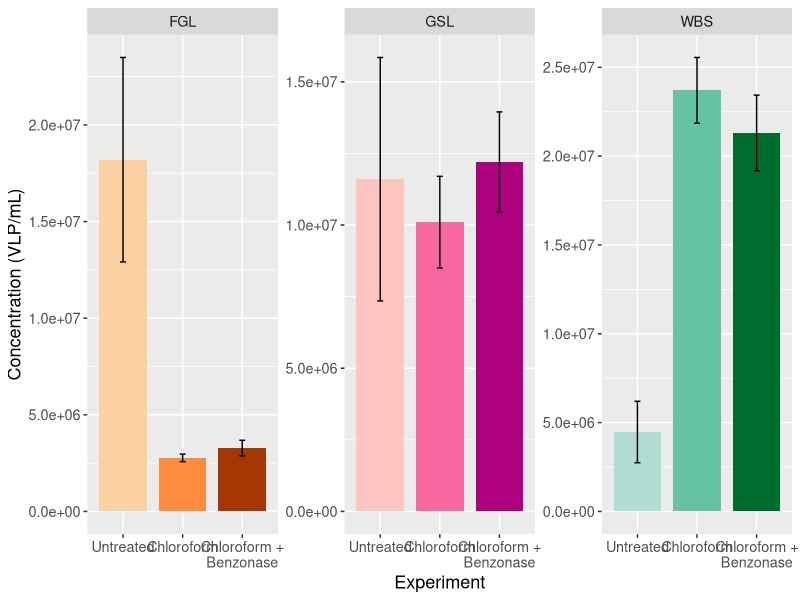
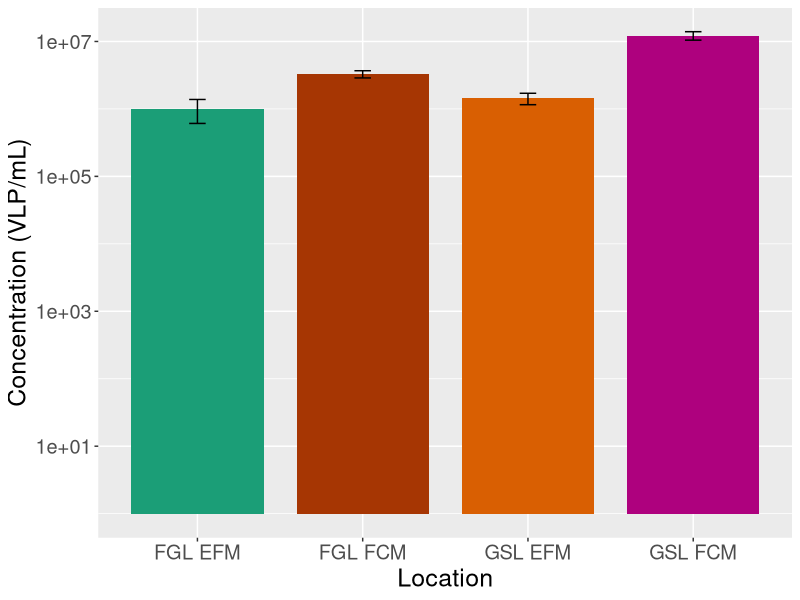
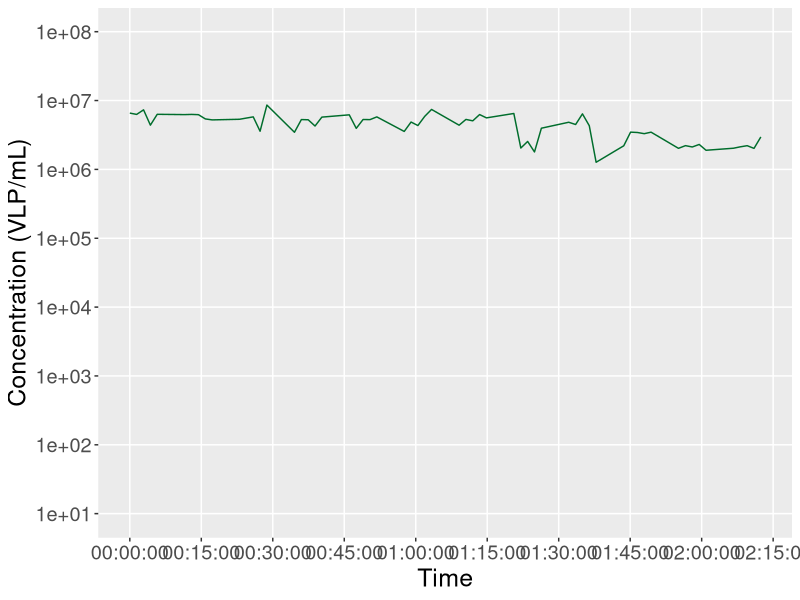
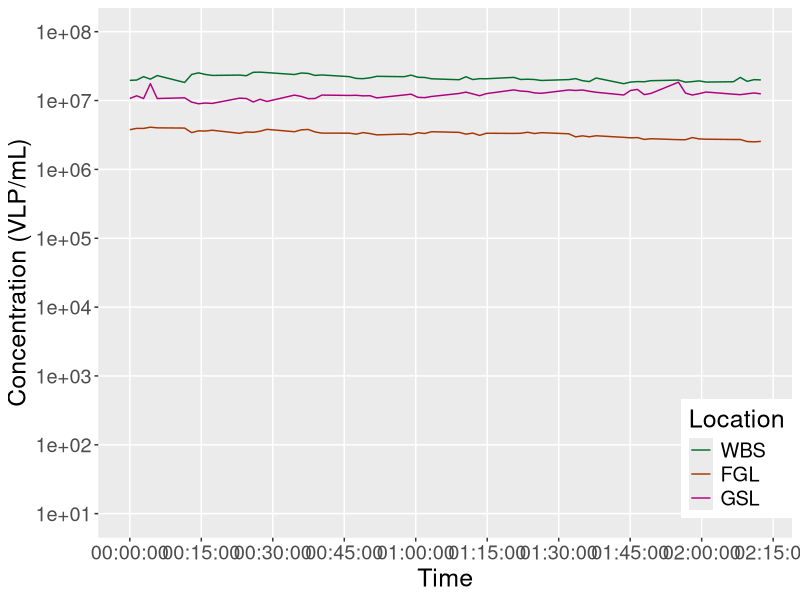
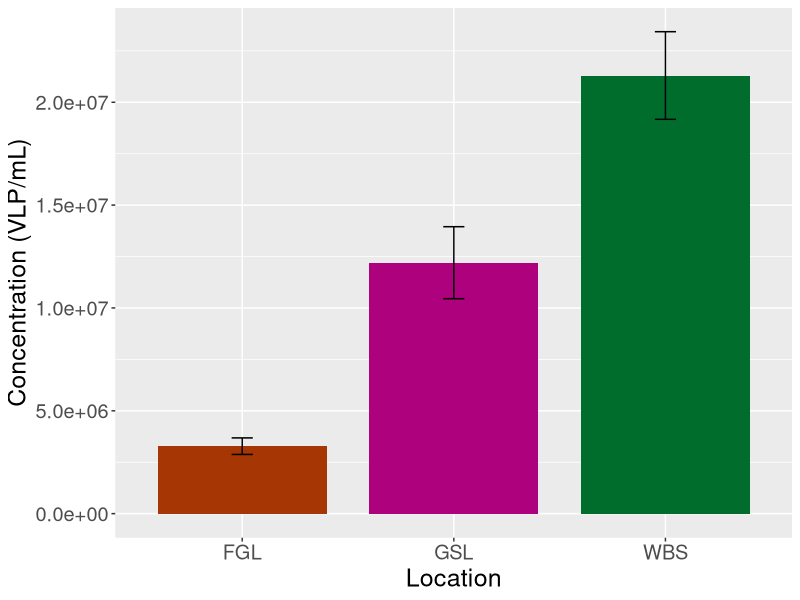
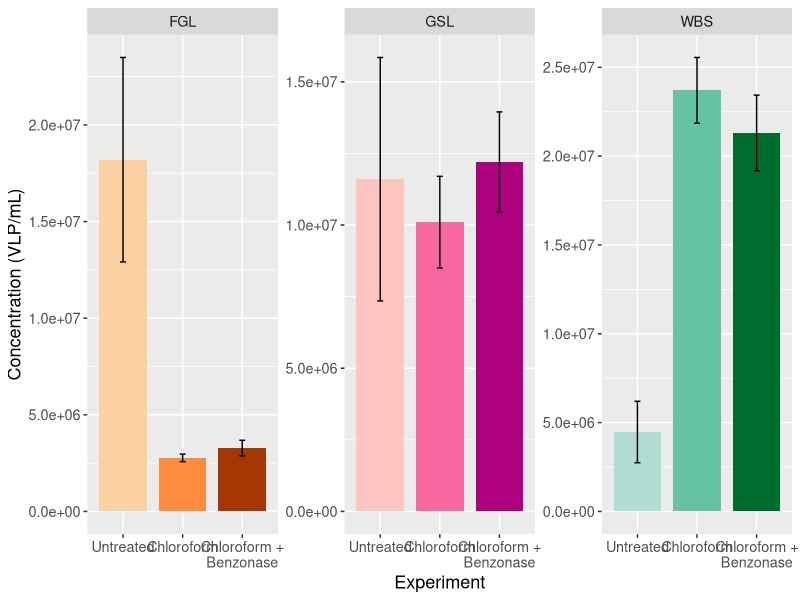
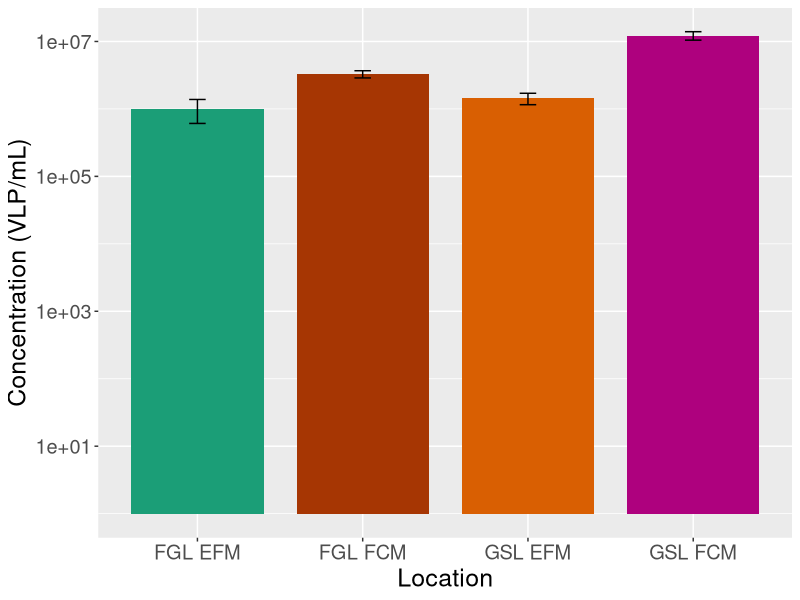
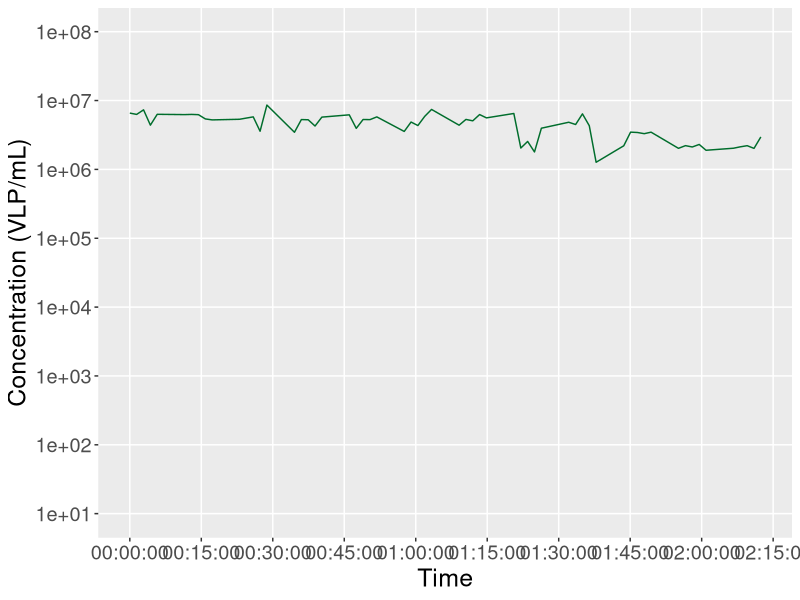

Write R code to recreate these figures, in order.
## ---- chunk 1
knitr::opts_chunk$set(echo = TRUE)
## ---- chunk 2
library(ggplot2)
library(scales)
library(dplyr)
## ---- chunk 3
avgs <- read.csv('CSVs/averages_plots.csv')
times <- read.csv('CSVs/time_course.csv')
times <- times %>% mutate(Time.Series = as.POSIXct(Time.Series, format = "%H:%M:%S"))
efm <- read.csv('CSVs/FCM-EFM_averages.csv')
## ---- chunk 4
# Reorder data and define colors
level_order <- c('U', 'C', 'C-B') 
colors <- c("#FD8D3C", "#A63603", "#FDD0A2",  "#F768A1", "#AE017E", "#FCC5C0", "#66C2A4", "#006D2C", "#B1DCD4")

avgs <- avgs %>% mutate(unique_id = paste(Location, Experiment, sep = "_"))

# Plot data
f2 <- ggplot(avgs, aes(x = factor(Experiment, level=level_order), y = Avg, fill = unique_id, width = 0.8)) +
  geom_bar(stat ="identity") + 
  geom_errorbar(aes(ymin = Avg - StDev, ymax = Avg + StDev), width = 0.1, position = position_dodge(0.9)) + 
  scale_fill_manual(values = colors) +
  scale_x_discrete(labels = c("Untreated", "Chloroform", "Chloroform +\nBenzonase")) +
  scale_y_continuous(labels = function(x) format(x, scientific = TRUE), breaks = pretty_breaks(n = 5)) +
  labs(x ="Experiment", y = "Concentration (VLP/mL)") + 
  theme(text = element_text(size = 13), plot.title = element_text(hjust = 0.5), legend.position = "none") +
  facet_wrap(~Location, scales = "free")

# Save and show plot
ggsave("Figure-2.png", plot = f2, height = 7 , width = 10.5)
f2
## ---- chunk 5
# Plot data
f4 <- ggplot(efm, aes(x = Location, y = Avg, fill = Location, width = 0.8)) + 
  geom_bar(stat = "identity") + 
  geom_errorbar(aes(ymin = Avg - StDev, ymax = Avg + StDev), width = 0.1, position = position_dodge(0.9)) + 
  scale_fill_manual(values = c("#1B9E77", "#A63603", "#D95F02", "#AE017E")) +
  scale_y_continuous(labels = function(x) format(x, scientific = TRUE), trans = 'log10') +
  labs(x = "Location", y = "Concentration (VLP/mL)") + 
  theme(text = element_text(size=18), plot.title = element_text(hjust = 0.5), legend.position = "none")

# Save and show plot
ggsave("Figure-4.png", plot = f4)
f4
## ---- chunk 6
# Set Y axis
ylabs <- c("1e+01", "1e+02", "1e+03", "1e+04", "1e+05", "1e+06", "1e+07", "1e+08")
yticks <- as.numeric(ylabs)

# Plot data
sf3 <- ggplot(times, aes(x = Time.Series, y = WBS)) +
  geom_line(color="#006D2C") +
  scale_x_datetime(breaks = pretty_breaks(n=10),date_labels = "%H:%M:%S") +
  scale_y_log10(breaks = yticks, limits = c(1e+01,1e+08), labels=ylabs) +
  labs(x = "Time", y = "Concentration (VLP/mL)") + 
  theme(text = element_text(size=18), panel.grid.minor = element_blank())

# Save and show plot
ggsave("SupFigure-3.png", plot = sf3, height = 7 , width = 13)
sf3
## ---- chunk 7
# Used in previous chunk, uncomment these lines if it was not ran already
# ylabs <- c("1e+01", "1e+02", "1e+03", "1e+04", "1e+05", "1e+06", "1e+07", "1e+08")
# yticks <- as.numeric(ylabs)

# Plot data
sf4 <- ggplot(times, aes(x = Time.Series)) +
  geom_line(aes(y = B.FGL.C, color = "#A63603")) +
  geom_line(aes(y = B.GSL.C, color = "#AE017E")) +
  geom_line(aes(y = B.WBS.C, color = "#006D2C")) +
  scale_x_datetime(breaks = pretty_breaks(n=10),date_labels = "%H:%M:%S") +
  scale_y_log10(breaks = yticks, limits = c(1e+01,1e+08), labels=ylabs) +
  labs(x = "Time", y = "Concentration (VLP/mL)") + 
  guides(color = guide_legend(title = "Location")) +
  scale_color_manual(labels = c("WBS", "FGL", "GSL"), values = c("#006D2C", "#A63603", "#AE017E")) +
  theme(text = element_text(size=18), panel.grid.minor = element_blank(), legend.position = c(0.92, 0.15))

# Save and show plot
ggsave("SupFigure-4.png", plot = sf4, height = 7 , width = 13)
sf4
## ---- chunk 8
# Subset dataframe and organize data
all <- avgs[c(3, 6, 9),]
level_order <- c('FGL', 'GSL', 'WBS') 
all$Location <- factor(all$Location, levels=level_order)

# Plot data
sf5 <- ggplot(all, aes(x = factor(Location, level = level_order), y = Avg, fill = Location, width = 0.8)) + 
  geom_bar(stat = "identity") + 
  geom_errorbar(aes(ymin = Avg - StDev, ymax = Avg + StDev), width = 0.1, position = position_dodge(0.9)) + 
  scale_fill_manual(values = c("#A63603", "#AE017E", "#006D2C")) +
  scale_y_continuous(labels = function(x) format(x, scientific = TRUE)) +
  labs(x = "Location", y = "Concentration (VLP/mL)") + 
  theme(text = element_text(size=18), plot.title = element_text(hjust = 0.5), legend.position = "none")

# Save and show plot
ggsave("SupFigure-5.png", plot = sf5)
sf5
## ---- chunk 9
fgl_u <- times[,2]
fgl_c <- times[,5]
fgl_cb <- times[,8]

cat("FGL Untreated")
cat("\nAverage: ", scientific(mean(fgl_u)))
cat("\nStandard Deviation: ", scientific(sd(fgl_u)))

cat("\n\nFGL Chloroform")
cat("\nAverage: ", scientific(mean(fgl_c)))
cat("\nStandard Deviation: ", scientific(sd(fgl_c)))

cat("\n\nFGL Chloroform + Benzonase")
cat("\nAverage: ", scientific(mean(fgl_cb)))
cat("\nStandard Deviation: ", scientific(sd(fgl_cb)))
## ---- chunk 10
gsl_u <- times[,3]
gsl_c <- times[,6]
gsl_cb <- times[,9]

cat("GSL Untreated")
cat("\nAverage: ", scientific(mean(gsl_u)))
cat("\nStandard Deviation: ", scientific(sd(gsl_u)))

cat("\n\nGSL Chloroform")
cat("\nAverage: ", scientific(mean(gsl_c)))
cat("\nStandard Deviation: ", scientific(sd(gsl_c)))

cat("\n\nGSL Chloroform + Benzonase")
cat("\nAverage: ", scientific(mean(gsl_cb)))
cat("\nStandard Deviation: ", scientific(sd(gsl_cb)))
## ---- chunk 11
wbs_u <- times[,4]
wbs_c <- times[,7]
wbs_cb <- times[,10]

cat("WBS Untreated")
cat("\nAverage: ", scientific(mean(wbs_u)))
cat("\nStandard Deviation: ", scientific(sd(wbs_u)))

cat("\n\nWBS Untreated, Pre-Degradation")
cat("\nAverage: ", scientific(mean(wbs_u[1:36])))
cat("\nStandard Deviation: ", scientific(sd(wbs_u[1:36])))

cat("\n\nWBS Chloroform")
cat("\nAverage: ", scientific(mean(wbs_c)))
cat("\nStandard Deviation: ", scientific(sd(wbs_c)))

cat("\n\nWBS Chloroform + Benzonase")
cat("\nAverage: ", scientific(mean(wbs_cb)))
cat("\nStandard Deviation: ", scientific(sd(wbs_cb)))
## ---- chunk 12
untreated <- read.csv('CSVs/untreated_rows.csv')
## ---- chunk 13
fgl <- untreated[, c(1:8)]

# Normality
cat("Normality by Well Plate Row:\n")
sapply(fgl, function(x){shapiro.test(x)$p.value})

# Variance
cat("\nVariance by Well Plate Row When Compared to A:\n")
sapply(subset(fgl, select = FGL_B:FGL_F), function(x){var.test(fgl$FGL_A, x)$p.value})

# Significance
cat("\nSignificance by Well Plate Row When Compared to A:\n")
t.test(fgl$FGL_A, fgl$FGL_B, var.equal = TRUE)$p.value
t.test(fgl$FGL_A, fgl$FGL_C, var.equal = TRUE)$p.value
wilcox.test(fgl$FGL_A, fgl$FGL_D)$p.value
t.test(fgl$FGL_A, fgl$FGL_E, var.equal = TRUE)$p.value
wilcox.test(fgl$FGL_A, fgl$FGL_F)$p.value
t.test(fgl$FGL_A, fgl$G, var.equal = TRUE)$p.value
t.test(fgl$FGL_A, fgl$FGL_H, var.equal = TRUE)$p.value
## ---- chunk 14
gsl <- untreated[, c(9:16)]

# Normality
cat("Normality by Well Plate Row:\n")
sapply(gsl, function(x){shapiro.test(x)$p.value})

# Significance
cat("\nSignificance by Well Plate Row When Compared to A:\n")
sapply(subset(gsl, select = GSL_B:GSL_F), function(x){wilcox.test(gsl$GSL_A, x)$p.value})
## ---- chunk 15
wbs <- untreated[, c(17:24)]

# Normality
cat("Normality by Well Plate Row:\n")
sapply(wbs, function(x){shapiro.test(x)$p.value})

# Variance
cat("\nVariance by Well Plate Row When Compared to A:\n")
sapply(subset(wbs, select = WBS_B:WBS_F), function(x){var.test(wbs$WBS_A, x)$p.value})

# Significance
cat("\nSignificance by Well Plate Row When Compared to A:\n")
sapply(subset(wbs, select = WBS_B:WBS_F), function(x){t.test(wbs$WBS_A, x, var.equal = TRUE)$p.value})
cat("\tWBS_G: ", wilcox.test(wbs$WBS_A, wbs$WBS_G)$p.value)
cat("\tWBS_H: ", wilcox.test(wbs$WBS_A, wbs$WBS_H)$p.value)
## ---- chunk 16
wbs3 <- read.csv('CSVs/WBS-Time-3wells.csv')

# Normality
cat("Normality by Three Well Sets:\n")
sapply(wbs3, function(x){shapiro.test(x)$p.value})

# Variance
cat("\nVariance by Three Well Sets When Compared to A1-A3:\n")
sapply(subset(wbs3, select = A2.4:H7.9), function(x){var.test(wbs3$A1.3, x)$p.value})

# Significance
cat("\nSignificance by Three Well Sets When Compared to A1-A3:\n")
sapply(subset(wbs3, select = -c(A1.3, C1.3, D1.3)), function(x){t.test(wbs3$A1.3, x, var.equal = TRUE)$p.value})
cat("\tC1.3: ", wilcox.test(wbs3$A1.3, wbs3$C1.3)$p.value)
cat("\tD1.3: ", wilcox.test(wbs3$A1.3, wbs3$D1.3)$p.value)
